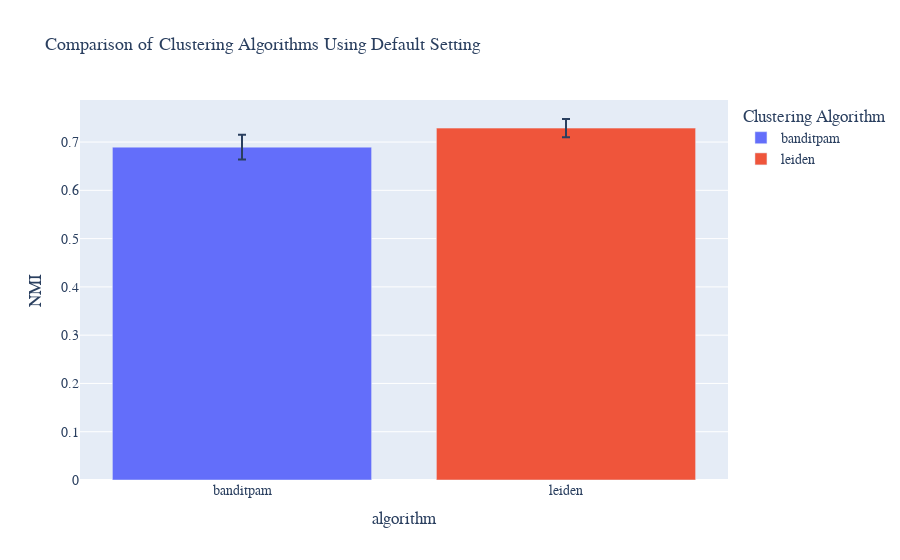

The notebook cell this image was saved under:
### Markdown cell above
# Figure 3b

### Code cell
import pandas as pd
import seaborn as sns
import scipy.stats as stats
import matplotlib.pyplot as plt
from pandas.plotting import parallel_coordinates
import plotly.express as px

# Preprocessing function definition
def preprocess_dataset(filename, dataset_name):
    df = pd.read_csv(filename)
    df['metric'] = df['metric'].apply(lambda x: 'L1' if x == 'l1' else 'L2' if x == 'l2' else 'cosine' if x == 'cos' else 'Pearson' if x == 'correlation' else x)
    df['feature_selection'] = pd.Categorical(df['feature_selection'], categories=['all', 'HVG', 'HVG+PCA'], ordered=True)
    df['dataset'] = dataset_name
    return df

# Dataset paths and names
dataset_paths = [
    ('results_Nathan_raw_0303.csv', 'Nathan_raw'),
    ('results_TMS_droplet_0303.csv', 'TMS_droplet'),
    ('results_TMS_facs_whole_0319.csv', 'TMS_facs'),
    ('results_TS_10X_0323.csv', 'TS_10X'),
    ('results_TS_smartseq2_0323.csv', 'TS_smartseq2')
]

# Load, preprocess, and concatenate all datasets
all_data = pd.concat([preprocess_dataset(path, name) for path, name in dataset_paths], ignore_index=True)

# Load PCoA dataset
result = pd.read_csv('results_PCoA_0410.csv')

# Rename according to the new mappings
result['dataset'] = result['dataset'].replace({
    'TMS_fasq': 'TMS_facs',
    'TMS_drop': 'TMS_droplet',
    'TS_drop': 'TS_10X',
    'nathon': 'Nathan_raw',
    'TS_faasq': 'TS_smartseq2'
})

result['alg_metric'] = result['alg_metric'].apply(lambda x: 'L1' if x == 'l1' else x)
result['alg_metric'] = result['alg_metric'].apply(lambda x: 'L2' if x == 'l2' else x)
result['alg_metric'] = result['alg_metric'].apply(lambda x: 'cosine' if x == 'cos' else x)
result['alg_metric'] = result['alg_metric'].apply(lambda x: 'Pearson' if x == 'correlation' else x)
result['rd_metric'] = result['rd_metric'].apply(lambda x: 'L1' if x == 'l1' else x)
result['rd_metric'] = result['rd_metric'].apply(lambda x: 'L2' if x == 'l2' else x)
result['rd_metric'] = result['rd_metric'].apply(lambda x: 'cosine' if x == 'cos' else x)
result['rd_metric'] = result['rd_metric'].apply(lambda x: 'Pearson' if x == 'correlation' else x)



# Adjust feature_selection and metric based on rd_metric and alg_metric
def adjust_feature_selection(row):
    if row['rd_metric'] == 'pca':
        return 'HVG+PCA', row['alg_metric']
    elif row['rd_metric'] == row['alg_metric']:
        return 'HVG+PCoA', row['alg_metric']
    else:
        return None, None  # for rows that do not match any condition

result[['feature_selection', 'metric']] = result.apply(adjust_feature_selection, axis=1, result_type='expand')

# Drop rows where feature_selection and metric are None
result.dropna(subset=['feature_selection', 'metric'], inplace=True)

# Concatenate all data
all_data = pd.concat([all_data, result], ignore_index=True)

# Function to calculate statistics including confidence interval
def calculate_stats(df):
    df_stats = df.groupby(['algorithm', 'metric']).agg(
        mean_NMI=('NMI', 'mean'),
        std_NMI=('NMI', 'std'),
        n=('NMI', 'count')
    ).reset_index()
    df_stats['sem_NMI'] = df_stats['std_NMI'] / np.sqrt(df_stats['n'])
    # Calculate the t-score for 95% confidence interval
    df_stats['t_score'] = df_stats['n'].apply(lambda x: t.ppf(0.975, x-1))
    df_stats['ci_95'] = df_stats['t_score'] * df_stats['sem_NMI']
    return df_stats

# Filter the data for Leiden and BanditPAM algorithms using L2 metric
filtered_data = all_data[(all_data['metric'] == 'L2') & (all_data['algorithm'].isin(['leiden', 'banditpam']))]

# Calculate statistics for the filtered data
result = calculate_stats(filtered_data)

# Create a bar plot with error bars representing the 95% confidence interval
fig = px.bar(
    result,
    x='algorithm',
    y='mean_NMI',
    error_y='ci_95',
    color='algorithm',
    title='Comparison of Leiden and BanditPAM Algorithms using L2 Metric',
    labels={'mean_NMI': 'Mean NMI', 'ci_95': '95% CI'},
    hover_data=['mean_NMI', 'ci_95']
)

# Customize the layout
fig.update_layout(
    yaxis_title='NMI',
    legend_title_text='Clustering Algorithm',
    title={'text': 'Comparison of Clustering Algorithms Using Default Setting'},
    font=dict(size=14, family='Arial')  # Adjust font size and family globally
)

# Customize the title font separately
fig.update_layout(title_font=dict(size=18, family='Arial'))

# Show the figure
fig.show()

### Figure 1 — Plotly figure (JSON) as saved in the notebook; plotly's stock layout.template omitted (floating-point values rounded to 4 significant figures)
{"data": [{"alignmentgroup": "True", "customdata": [[0.02579]], "error_y": {"array": [0.02579]}, "hovertemplate": "algorithm=%{x}<br>Mean NMI=%{y}<br>95% CI=%{customdata[0]}<extra></extra>", "legendgroup": "banditpam", "marker": {"color": "#636efa", "pattern": {"shape": ""}}, "name": "banditpam", "offsetgroup": "banditpam", "orientation": "v", "showlegend": true, "textposition": "auto", "type": "bar", "x": ["banditpam"], "xaxis": "x", "y": [0.6895], "yaxis": "y"}, {"alignmentgroup": "True", "customdata": [[0.01886]], "error_y": {"array": [0.01886]}, "hovertemplate": "algorithm=%{x}<br>Mean NMI=%{y}<br>95% CI=%{customdata[0]}<extra></extra>", "legendgroup": "leiden", "marker": {"color": "#EF553B", "pattern": {"shape": ""}}, "name": "leiden", "offsetgroup": "leiden", "orientation": "v", "showlegend": true, "textposition": "auto", "type": "bar", "x": ["leiden"], "xaxis": "x", "y": [0.7289], "yaxis": "y"}], "layout": {"autosize": true, "barmode": "relative", "font": {"family": "Arial", "size": 14}, "legend": {"title": {"text": "Clustering Algorithm"}, "tracegroupgap": 0}, "title": {"font": {"family": "Arial", "size": 18}, "text": "Comparison of Clustering Algorithms Using Default Setting"}, "xaxis": {"anchor": "y", "autorange": true, "categoryarray": ["banditpam", "leiden"], "categoryorder": "array", "domain": [0, 1], "range": [-0.5, 1.5], "title": {"text": "algorithm"}, "type": "category"}, "yaxis": {"anchor": "x", "autorange": true, "domain": [0, 1], "range": [0, 0.7871], "title": {"text": "NMI"}, "type": "linear"}}}
